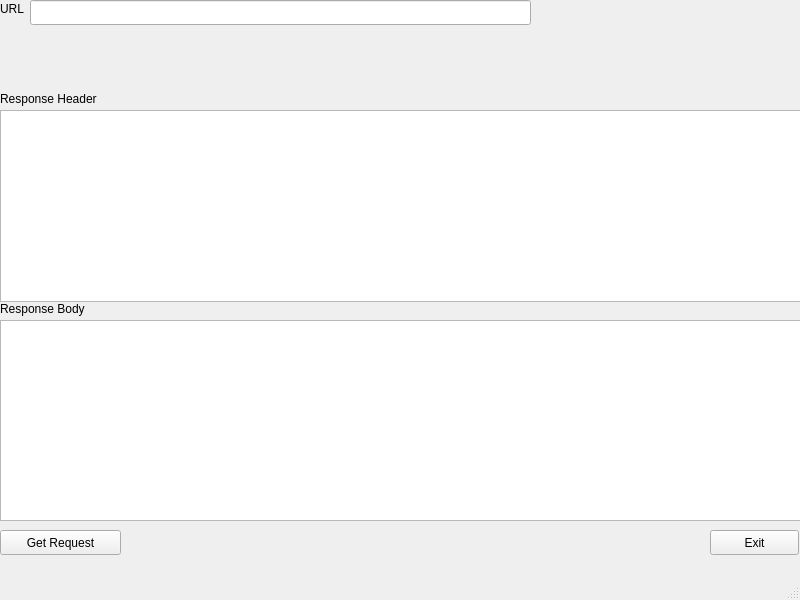
<?xml version="1.0" encoding="UTF-8"?>
<ui version="4.0">
 <class>MainWindow</class>
 <widget class="QMainWindow" name="MainWindow">
  <property name="enabled">
   <bool>true</bool>
  </property>
  <property name="geometry">
   <rect>
    <x>0</x>
    <y>0</y>
    <width>800</width>
    <height>600</height>
   </rect>
  </property>
  <property name="sizePolicy">
   <sizepolicy hsizetype="Fixed" vsizetype="Fixed">
    <horstretch>0</horstretch>
    <verstretch>0</verstretch>
   </sizepolicy>
  </property>
  <property name="minimumSize">
   <size>
    <width>0</width>
    <height>0</height>
   </size>
  </property>
  <property name="maximumSize">
   <size>
    <width>800</width>
    <height>800</height>
   </size>
  </property>
  <property name="windowTitle">
   <string>MainWindow</string>
  </property>
  <widget class="QWidget" name="centralwidget">
   <property name="sizePolicy">
    <sizepolicy hsizetype="Fixed" vsizetype="Fixed">
     <horstretch>0</horstretch>
     <verstretch>0</verstretch>
    </sizepolicy>
   </property>
   <widget class="QPushButton" name="getButton">
    <property name="geometry">
     <rect>
      <x>0</x>
      <y>530</y>
      <width>121</width>
      <height>25</height>
     </rect>
    </property>
    <property name="text">
     <string>Get Request</string>
    </property>
   </widget>
   <widget class="QLabel" name="label">
    <property name="geometry">
     <rect>
      <x>0</x>
      <y>0</y>
      <width>67</width>
      <height>17</height>
     </rect>
    </property>
    <property name="text">
     <string>URL</string>
    </property>
   </widget>
   <widget class="QTextBrowser" name="response">
    <property name="geometry">
     <rect>
      <x>0</x>
      <y>320</y>
      <width>801</width>
      <height>201</height>
     </rect>
    </property>
   </widget>
   <widget class="QLineEdit" name="urlInput">
    <property name="geometry">
     <rect>
      <x>30</x>
      <y>0</y>
      <width>501</width>
      <height>25</height>
     </rect>
    </property>
   </widget>
   <widget class="QTextBrowser" name="headers">
    <property name="geometry">
     <rect>
      <x>0</x>
      <y>110</y>
      <width>801</width>
      <height>192</height>
     </rect>
    </property>
   </widget>
   <widget class="QLabel" name="label_2">
    <property name="geometry">
     <rect>
      <x>0</x>
      <y>90</y>
      <width>121</width>
      <height>17</height>
     </rect>
    </property>
    <property name="text">
     <string>Response Header</string>
    </property>
   </widget>
   <widget class="QLabel" name="label_3">
    <property name="geometry">
     <rect>
      <x>0</x>
      <y>300</y>
      <width>121</width>
      <height>17</height>
     </rect>
    </property>
    <property name="text">
     <string>Response Body</string>
    </property>
   </widget>
   <widget class="QPushButton" name="exitButton">
    <property name="geometry">
     <rect>
      <x>710</x>
      <y>530</y>
      <width>89</width>
      <height>25</height>
     </rect>
    </property>
    <property name="text">
     <string>Exit</string>
    </property>
   </widget>
  </widget>
  <widget class="QMenuBar" name="menubar">
   <property name="geometry">
    <rect>
     <x>0</x>
     <y>0</y>
     <width>800</width>
     <height>22</height>
    </rect>
   </property>
  </widget>
  <widget class="QStatusBar" name="statusbar"/>
 </widget>
 <resources/>
 <connections/>
</ui>
